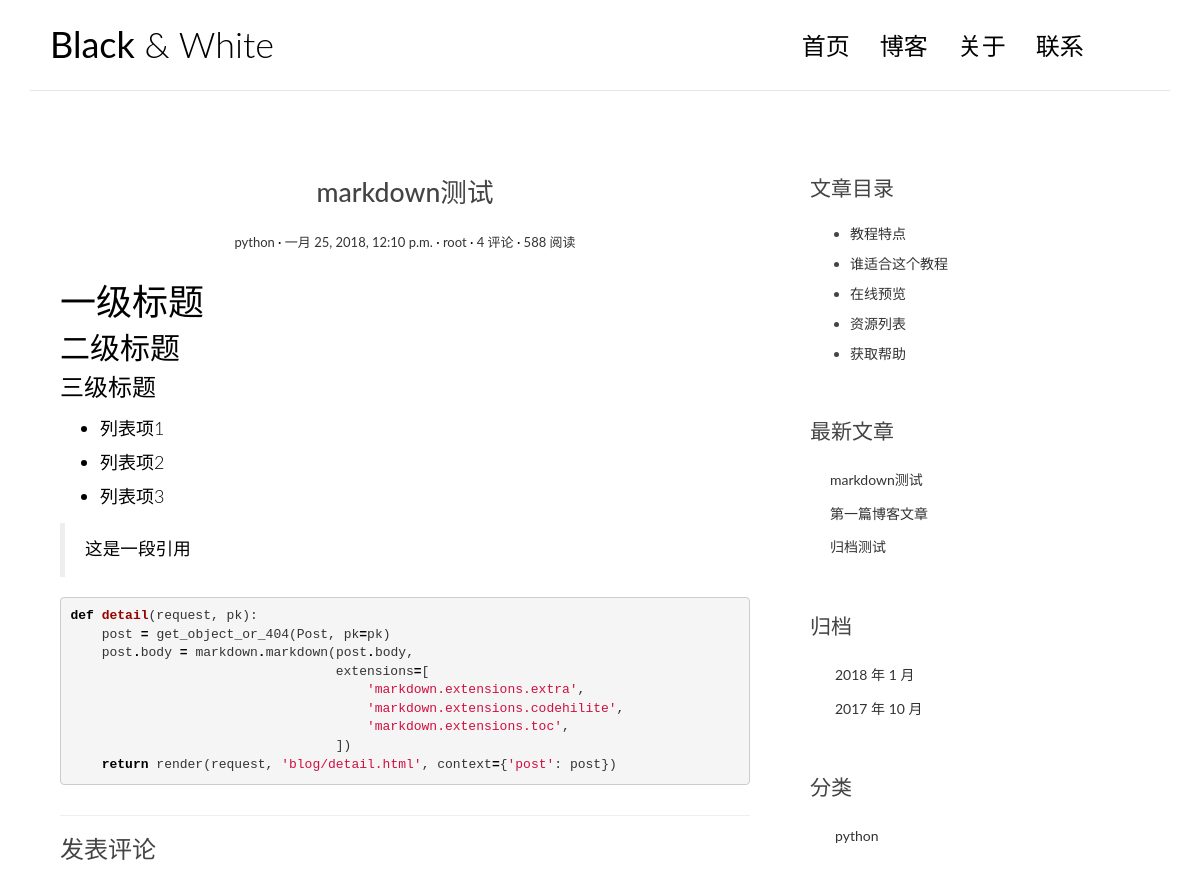
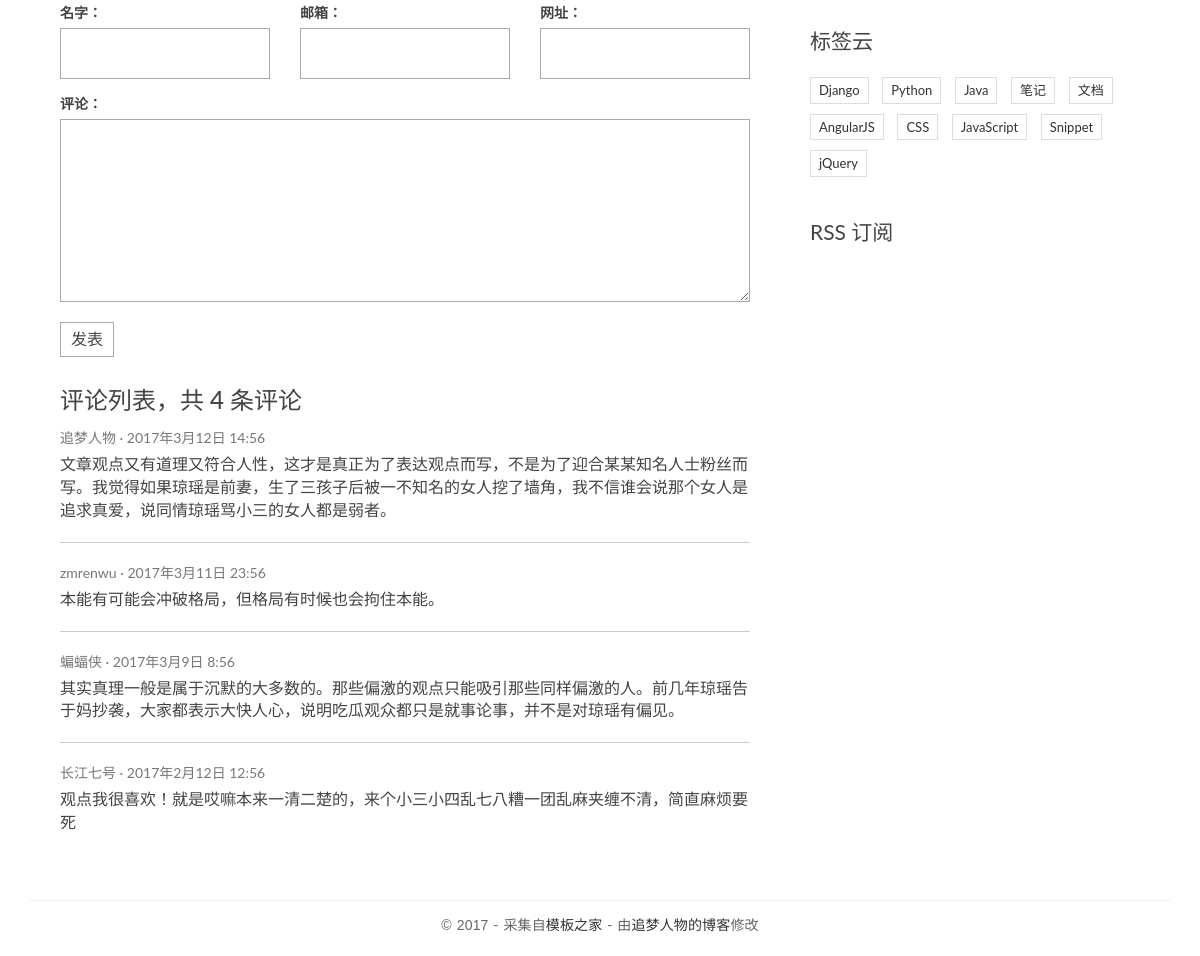
Screenshot of /post/3/ with the database file from the repository (2 pictures, top to bottom).
### blog/models.py (models this page shows, shortened)
class Post(models.Model):
    title = models.CharField(max_length=70)
    body = models.TextField()
    created_time = models.DateTimeField()
    modified_time = models.DateTimeField()
    excerpt = models.CharField(max_length=200, blank=True)
    category = models.ForeignKey(Category, on_delete=models.CASCADE)
    tags = models.ManyToManyField(Tag, blank=True)
    author = models.ForeignKey(User, on_delete=models.CASCADE)
    def get_info_url(self):
        return reverse('blog:info', kwargs={'pk': self.pk})

class Category(models.Model):
    name = models.CharField(max_length=100)
    def __str__(self):
        return self.name

### blog/views.py (the view)
# urls.py: path('post/<int:pk>/', views.info, name='info'),
def info(request, pk):
    post = get_object_or_404(Post, pk=pk)
    post.body = markdown.markdown(post.body, extensions=[
        'markdown.extensions.extra',
        'markdown.extensions.codehilite',
        'markdown.extensions.toc',
    ])
    return render(request, 'info.html', context={'post': post})

### blog/templatetags/blog_tags.py (called while the page is built)
@register.simple_tag
def get_recent_posts(num=5):
    return Post.objects.all().order_by('-created_time')[:num]

@register.simple_tag
def archives():
    return Post.objects.dates('created_time', 'month', order='DESC')

@register.simple_tag
def get_categories():
    return Category.objects.all()

### blog/templates/info.html
{% extends 'base.html' %}
{% block main %}
    <article class="post post-1">
    <header class="entry-header">
        <h1 class="entry-title">{{ post.title }}</h1>
        <div class="entry-meta">
            <span class="post-category"><a href="#">{{ post.category }}</a></span>
            <span class="post-date"><a href="#"><time class="entry-date"
                                                      datetime="{{ post.created_time }}">{{ post.created_time }}</time></a></span>
            <span class="post-author"><a href="#">{{ post.author }}</a></span>
            <span class="comments-link"><a href="#">4 评论</a></span>
            <span class="views-count"><a href="#">588 阅读</a></span>
        </div>
    </header>
    <div class="entry-content clearfix">
        {{ post.body|safe }}
    </div>
</article>
    <section class="comment-area" id="comment-area">
    <hr>
    <h3>发表评论</h3>
    <form action="#" method="post" class="comment-form">
        <div class="row">
            <div class="col-md-4">
                <label for="id_name">名字：</label>
                <input type="text" id="id_name" name="name" required>
            </div>
            <div class="col-md-4">
                <label for="id_email">邮箱：</label>
                <input type="email" id="id_email" name="email" required>
            </div>
            <div class="col-md-4">
                <label for="id_url">网址：</label>
                <input type="text" id="id_url" name="url">
            </div>
            <div class="col-md-12">
                <label for="id_comment">评论：</label>
                <textarea name="comment" id="id_comment" required></textarea>
                <button type="submit" class="comment-btn">发表</button>
            </div>
        </div>
    </form>
    <div class="comment-list-panel">
        <h3>评论列表，共 <span>4</span> 条评论</h3>
        <ul class="comment-list list-unstyled">
            <li class="comment-item">
                <span class="nickname">追梦人物</span>
                <time class="submit-date" datetime="2012-11-09T23:15:57+00:00">2017年3月12日 14:56</time>
                <div class="text">
                    文章观点又有道理又符合人性，这才是真正为了表达观点而写，不是为了迎合某某知名人士粉丝而写。我觉得如果琼瑶是前妻，生了三孩子后被一不知名的女人挖了墙角，我不信谁会说那个女人是追求真爱，说同情琼瑶骂小三的女人都是弱者。
                </div>
            </li>
            <li class="comment-item">
                <span class="nickname">zmrenwu</span>
                <time class="submit-date" datetime="2012-11-09T23:15:57+00:00">2017年3月11日 23:56</time>
                <div class="text">
                    本能有可能会冲破格局，但格局有时候也会拘住本能。
                </div>
            </li>
            <li class="comment-item">
                <span class="nickname">蝙蝠侠</span>
                <time class="submit-date" datetime="2012-11-09T23:15:57+00:00">2017年3月9日 8:56</time>
                <div class="text">
                    其实真理一般是属于沉默的大多数的。那些偏激的观点只能吸引那些同样偏激的人。前几年琼瑶告于妈抄袭，大家都表示大快人心，说明吃瓜观众都只是就事论事，并不是对琼瑶有偏见。
                </div>
            </li>
            <li class="comment-item">
                <span class="nickname">长江七号</span>
                <time class="submit-date" datetime="2012-11-09T23:15:57+00:00">2017年2月12日 12:56</time>
                <div class="text">
                    观点我很喜欢！就是哎嘛本来一清二楚的，来个小三小四乱七八糟一团乱麻夹缠不清，简直麻烦要死
                </div>
            </li>
        </ul>
    </div>
</section>
{% endblock main %}
{% block toc %}
    <div class="widget widget-content">
    <h3 class="widget-title">文章目录</h3>
    <ul>
        <li>
            <a href="#">教程特点</a>
        </li>
        <li>
            <a href="#">谁适合这个教程</a>
        </li>
        <li>
            <a href="#">在线预览</a>
        </li>
        <li>
            <a href="#">资源列表</a>
        </li>
        <li>
            <a href="#">获取帮助</a>
        </li>
    </ul>
</div>
{% endblock toc %}

### blog/templates/base.html (shortened to what this page needs)
{% load staticfiles %}
{% load blog_tags %}
<!DOCTYPE html>
<html>
<head>
    <link rel="stylesheet" href="{% static 'css/bootstrap.min.css' %}">
    <link rel="stylesheet" href="http://code.ionicframework.com/ionicons/2.0.1/css/ionicons.min.css">
    <link rel="stylesheet" href="{% static 'css/pace.css' %}">
    <link rel="stylesheet" href="{% static 'css/custom.css' %}">
    <link rel="stylesheet" href="{% static 'css/highlights/github.css' %}">
</head>
<body>
<div class="container">
    <header id="site-header">
        <div class="row">
            <div class="col-md-4 col-sm-5 col-xs-8">
                <div class="logo">
                    <h1><a href="/"><b>Black</b> &amp; White</a></h1>
                </div>
            </div>
            <div class="col-md-8 col-sm-7 col-xs-4">
                <nav class="main-nav" role="navigation">
                    <div class="collapse navbar-collapse" id="bs-example-navbar-collapse-1">
                        <ul class="nav navbar-nav navbar-right">
                            <li class="cl-effect-11"><a href="index.html" data-hover="首页">首页</a></li>
                            <li class="cl-effect-11"><a href="full-width.html" data-hover="博客">博客</a></li>
                            <li class="cl-effect-11"><a href="about.html" data-hover="关于">关于</a></li>
                            <li class="cl-effect-11"><a href="contact.html" data-hover="联系">联系</a></li>
                        </ul>
                    </div>
                </nav>
            </div>
        </div>
    </header>
</div>
<div class="content-body">
    <div class="container">
        <div class="row">
            <main class="col-md-8">
                {% block main %}
                {% endblock main %}
            </main>
            <aside class="col-md-4">
                {% block toc %}
                {% endblock toc %}
                <div class="widget widget-recent-posts">
                    <h3 class="widget-title">最新文章</h3>
                    {% get_recent_posts as recent_post_list %}
                    <ul>
                        {% for post in recent_post_list %}
                        <li>
                            <a href="{{ post.get_info_url }}">{{ post.title }}</a>
                        </li>
                        {% empty %}
                        暂无文章！
                        {% endfor %}
                    </ul>
                </div>
                <div class="widget widget-archives">
                    <h3 class="widget-title">归档</h3>
                    {% archives as date_list %}
                    <ul>
                        {% for date in date_list %}
                        <li>
                            <a href="{% url 'blog:archives' date.year date.month %}">{{ date.year }} 年 {{ date.month }} 月</a>
                        </li>
                        {% empty %}
                        暂无归档！
                        {% endfor %}
                    </ul>
                </div>
                <div class="widget widget-category">
                    <h3 class="widget-title">分类</h3>
                    {% get_categories as category_list %}
                    <ul>
                        {% for category in category_list %}
                        <li>
                            <a href="{% url 'blog:category' category.pk %}">{{ category.name }} </a>
                        </li>
                        {% empty %}
                        暂无分类！
                        {% endfor %}
                    </ul>
                </div>
                <div class="widget widget-tag-cloud">
                    <h3 class="widget-title">标签云</h3>
                    <ul>
                        <li>
                            <a href="#">Django</a>
                        </li>
                        <li>
                            <a href="#">Python</a>
                        </li>
                        <li>
                            <a href="#">Java</a>
                        </li>
                        <li>
                            <a href="#">笔记</a>
                        </li>
                        <li>
                            <a href="#">文档</a>
                        </li>
                        <li>
                            <a href="#">AngularJS</a>
                        </li>
                        <li>
                            <a href="#">CSS</a>
                        </li>
                        <li>
                            <a href="#">JavaScript</a>
                        </li>
                        <li>
                            <a href="#">Snippet</a>
                        </li>
                        <li>
                            <a href="#">jQuery</a>
                        </li>
                    </ul>
                </div>
                <div class="rss">
                    <a href=""> RSS 订阅</a>
                </div>
            </aside>
        </div>
    </div>
</div>
<footer id="site-footer">
    <div class="container">
        <div class="row">
            <div class="col-md-12">
                <p class="copyright">&copy 2017 - 采集自<a href="http://www.cssmoban.com/"
                                                        target="_blank" title="模板之家">模板之家</a>
                    - 由<a href="http://zmrenwu.com/" title="网页模板" target="_blank">追梦人物的博客</a>修改
                </p>
            </div>
        </div>
    </div>
</footer>
</body>
</html>

### blog/static/css/custom.css (style rules this page uses)
* { outline: none; }
h1, h2, h3, h4, h5, h6 { margin-top: 0; }
b { font-weight: 400; }
a { color: #333; }
body { color: #444; font-family: 'Lato', sans-serif; }
p { font-family: 'Ubuntu', sans-serif; font-weight: 400; word-spacing: 1px; letter-spacing: 0.01em; }
#site-header { background-color: #FFF; padding: 25px 20px; margin-bottom: 40px; border-bottom: 1px solid #e7e7e7; }
.logo h1 a { color: #000; }
.logo h1 { margin: 0; font-family: 'Lato', sans-serif; font-weight: 300; }
.main-nav { margin-top: 11px; max-width: 95%; }
.main-nav a { color: #000000 !important; padding: 0 0 5px 0 !important; margin-right: 30px; font-family: 'Lato', sans-serif; font-weight: 300; font-size: 24px; }
.cl-effect-11 a { padding: 10px 0; color: #0972b4; text-shadow: none; }
.cl-effect-11 a::before { position: absolute; top: 0; left: 0; overflow: hidden; padding: 0 0 5px 0 !important; max-width: 0; border-bottom: 1px solid #000; color: #000; content: attr(data-hover); white-space: nowrap; -webkit-transition: max-width 0.5s; -moz-transition: max-width 0.5s; transition: max-width 0.5s; }
.content-body { padding-bottom: 4em; }
.post { background: #fff; padding: 30px 30px 0; }
.entry-title { text-align: center; font-size: 1.9em; margin-bottom: 20px; line-height: 1.6; padding: 10px 20px 0; }
.entry-meta { text-align: center; color: #DDDDDD; font-size: 13px; margin-bottom: 30px; }
.entry-content { font-size: 18px; line-height: 1.9; font-weight: 300; color: #000; }
.post-category::after, .post-date::after, .post-author::after, .comments-link::after { content: ' ·'; color: #000; }
.widget { background: #fff; padding: 30px 0 0; }
.widget-title { font-size: 1.5em; margin-bottom: 20px; line-height: 1.6; padding: 10px 0 0; font-weight: 400; }
.widget-recent-posts ul { padding: 0; margin: 0; padding-left: 20px; }
.widget-recent-posts ul li { list-style-type: none; position: relative; line-height: 170%; margin-bottom: 10px; }
.widget-recent-posts ul li::before { content: '\f3d3'; font-family: "Ionicons"; position: absolute; left: -17px; top: 3px; font-size: 16px; color: #000; }
.widget-archives ul { padding: 0; margin: 0; padding-left: 25px; }
.widget-archives ul li { list-style-type: none; position: relative; line-height: 170%; margin-bottom: 10px; }
.widget-archives ul li::before { content: '\f3f3'; font-family: "Ionicons"; position: absolute; left: -25px; top: 1px; font-size: 16px; color: #000; }
.widget-category ul { padding: 0; margin: 0; padding-left: 25px; }
.widget-category ul li { list-style-type: none; position: relative; line-height: 170%; margin-bottom: 10px; }
.widget-category ul li::before { content: '\f3fe'; font-family: "Ionicons"; position: absolute; left: -25px; top: 1px; font-size: 18px; color: #000; }
.widget-tag-cloud ul { padding: 0; margin: 0; margin-right: -10px; }
.widget-tag-cloud ul li { list-style-type: none; font-size: 13px; display: inline-block; margin-right: 10px; margin-bottom: 10px; padding: 3px 8px; border: 1px solid #ddd; }
.widget-content ul li { margin-bottom: 10px; }
.rss { font-size: 21px; margin-top: 30px; }
.rss a { color: #444; }
#site-footer { padding-top: 10px; padding: 0 0 1.5em 0; }
.copyright { text-align: center; padding-top: 1em; margin: 0; border-top: 1px solid #eee; color: #666; }
.contact-form input, .comment-form input { border: 1px solid #aaa; margin-bottom: 15px; width: 100%; padding: 15px 15px; font-size: 16px; line-height: 100%; transition: 0.4s border-color linear; }
.contact-form textarea, .comment-form textarea { border: 1px solid #aaa; margin-bottom: 15px; width: 100%; padding: 15px 15px; font-size: 16px; line-height: 20px !important; min-height: 183px; transition: 0.4s border-color linear; }
.comment-area { padding: 0 30px 0; }
.comment-form { margin-top: 15px; }
.comment-form .comment-btn { background-color: #fff; border: 1px solid #aaa; font-size: 16px; padding: 5px 10px; }
.comment-list-panel { margin-top: 30px; }
.comment-list { margin-top: 15px; }
.comment-item:not(:last-child) { border-bottom: 1px #ccc solid; margin-bottom: 20px; padding-bottom: 20px; }
.comment-item .nickname, .comment-item .submit-date { color: #777; font-size: 14px; }
.comment-item .nickname:after { content: ' ·'; }
.comment-item .text { padding-top: 5px; font-size: 16px; }

### blog/static/css/highlights/github.css (style rules this page uses)
.codehilite .k { color: #000000; font-weight: bold }
.codehilite .o { color: #000000; font-weight: bold }
.codehilite .nf { color: #990000; font-weight: bold }
.codehilite .w { color: #bbbbbb }
.codehilite .s1 { color: #d01040 }

### rows the page displays
Post: title "markdown测试", category "python", created_time "一月 25, 2018, 12:10 p.m.", author "root", body "一级标题 二级标题 三级标题 列表项1 列表项2 列表项3 这是一段引用 def detail ( request , pk ): post = get_object_or_404 ( Post , pk = pk ) post . body = markdown . markdown ( post . body , extensions = [ 'markdown.extensions.extra' , 'markdown.extensions.codehilite' , 'markdown.extensions.toc' , ]) return render ( request , 'blog/detail.html' , context = { 'post' : post })"
Post: title "第一篇博客文章"
Post: title "归档测试"
Category: name "python"

### other values shown
{{ date.year }} "2018" "2017"
{{ date.month }} "1" "10"
